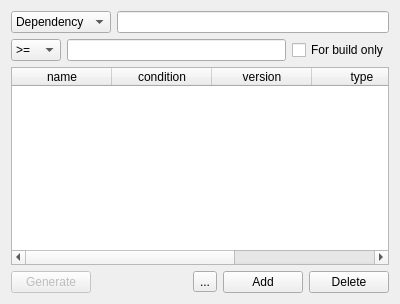
           <widget class="QWidget" name="page_5">
            <property name="geometry">
             <rect>
              <x>0</x>
              <y>0</y>
              <width>400</width>
              <height>304</height>
             </rect>
            </property>
            <attribute name="label">
             <string>Dependencies</string>
            </attribute>
            <layout class="QVBoxLayout" name="verticalLayout_4">
             <item>
              <layout class="QHBoxLayout">
               <item>
                <widget class="QComboBox" name="DepSuggestComboBox">
                 <item>
                  <property name="text">
                   <string>Dependency</string>
                  </property>
                 </item>
                 <item>
                  <property name="text">
                   <string>Suggestion</string>
                  </property>
                 </item>
                </widget>
               </item>
               <item>
                <widget class="QLineEdit" name="DepNameEdit"/>
               </item>
              </layout>
             </item>
             <item>
              <layout class="QHBoxLayout">
               <item>
                <widget class="QComboBox" name="DepConditionComboBox">
                 <property name="minimumSize">
                  <size>
                   <width>50</width>
                   <height>0</height>
                  </size>
                 </property>
                 <property name="currentIndex">
                  <number>1</number>
                 </property>
                 <item>
                  <property name="text">
                   <string>any</string>
                  </property>
                 </item>
                 <item>
                  <property name="text">
                   <string>&gt;=</string>
                  </property>
                 </item>
                 <item>
                  <property name="text">
                   <string>==</string>
                  </property>
                 </item>
                 <item>
                  <property name="text">
                   <string>&lt;=</string>
                  </property>
                 </item>
                 <item>
                  <property name="text">
                   <string>&gt;</string>
                  </property>
                 </item>
                 <item>
                  <property name="text">
                   <string>&lt;</string>
                  </property>
                 </item>
                </widget>
               </item>
               <item>
                <widget class="QLineEdit" name="DepVersionEdit"/>
               </item>
               <item>
                <widget class="QCheckBox" name="buildDependencyCheckBox">
                 <property name="text">
                  <string>For build only</string>
                 </property>
                </widget>
               </item>
              </layout>
             </item>
             <item>
              <widget class="QTableWidget" name="DepTableWidget">
               <property name="sizePolicy">
                <sizepolicy hsizetype="Expanding" vsizetype="Expanding">
                 <horstretch>0</horstretch>
                 <verstretch>1</verstretch>
                </sizepolicy>
               </property>
               <property name="sizeIncrement">
                <size>
                 <width>0</width>
                 <height>1</height>
                </size>
               </property>
               <property name="alternatingRowColors">
                <bool>true</bool>
               </property>
               <property name="selectionMode">
                <enum>QAbstractItemView::SingleSelection</enum>
               </property>
               <property name="selectionBehavior">
                <enum>QAbstractItemView::SelectRows</enum>
               </property>
               <property name="gridStyle">
                <enum>Qt::SolidLine</enum>
               </property>
               <property name="sortingEnabled">
                <bool>false</bool>
               </property>
               <property name="columnCount">
                <number>5</number>
               </property>
               <column>
                <property name="text">
                 <string>name</string>
                </property>
               </column>
               <column>
                <property name="text">
                 <string>condition</string>
                </property>
               </column>
               <column>
                <property name="text">
                 <string>version</string>
                </property>
               </column>
               <column>
                <property name="text">
                 <string>type</string>
                </property>
               </column>
               <column>
                <property name="text">
                 <string>flags</string>
                </property>
               </column>
              </widget>
             </item>
             <item>
              <layout class="QHBoxLayout">
               <property name="spacing">
                <number>6</number>
               </property>
               <property name="margin">
                <number>0</number>
               </property>
               <item>
                <widget class="QPushButton" name="generateDepsButton">
                 <property name="enabled">
                  <bool>false</bool>
                 </property>
                 <property name="text">
                  <string>Generate</string>
                 </property>
                </widget>
               </item>
               <item>
                <spacer>
                 <property name="orientation">
                  <enum>Qt::Horizontal</enum>
                 </property>
                 <property name="sizeHint" stdset="0">
                  <size>
                   <width>40</width>
                   <height>20</height>
                  </size>
                 </property>
                </spacer>
               </item>
               <item>
                <widget class="QToolButton" name="addDepFromFilesBtn">
                 <property name="text">
                  <string>...</string>
                 </property>
                </widget>
               </item>
               <item>
                <widget class="QPushButton" name="DepAddButton">
                 <property name="text">
                  <string>Add</string>
                 </property>
                </widget>
               </item>
               <item>
                <widget class="QPushButton" name="DepDeleteButton">
                 <property name="text">
                  <string>Delete</string>
                 </property>
                </widget>
               </item>
              </layout>
             </item>
            </layout>
           </widget>
